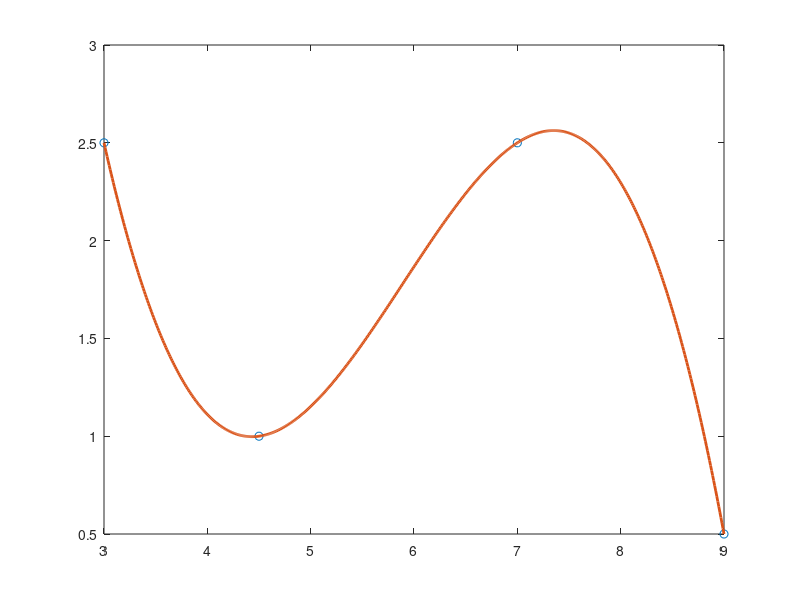

Here is the MATLAB script that generated this plot:
%x = [0 10 15 20 22.5 30];
%y = [0 227.04 362.78 517.35 602.97 901.67];

x = [3 4.5 7 9];
y = [2.5 1 2.5 0.5 ];

xx = 3:.01:9;
yy = spline(x,y,xx);
plot(x,y,'o',xx,yy,'LineWidth',2)




